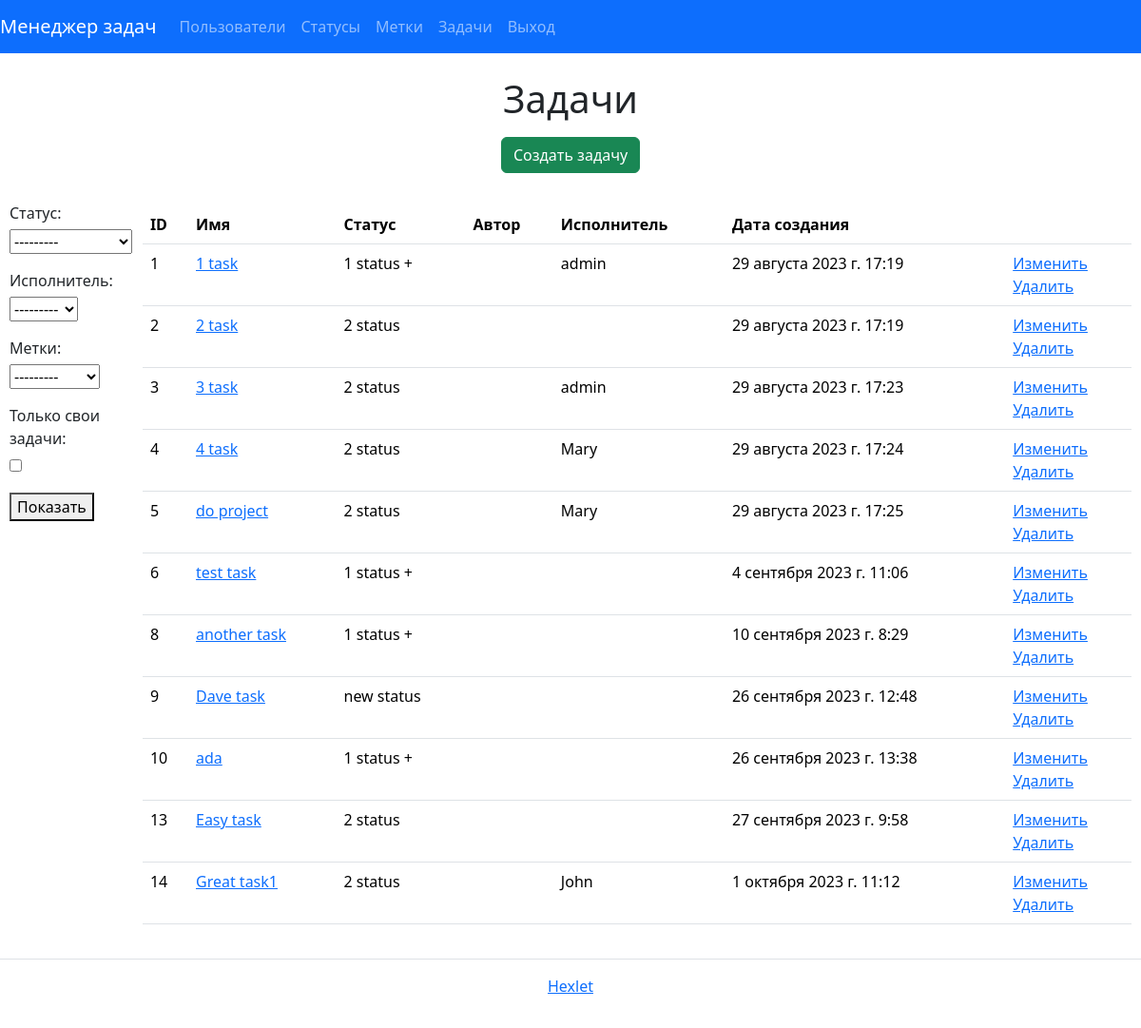
Before: /tasks/ (signed in) with the older database file.
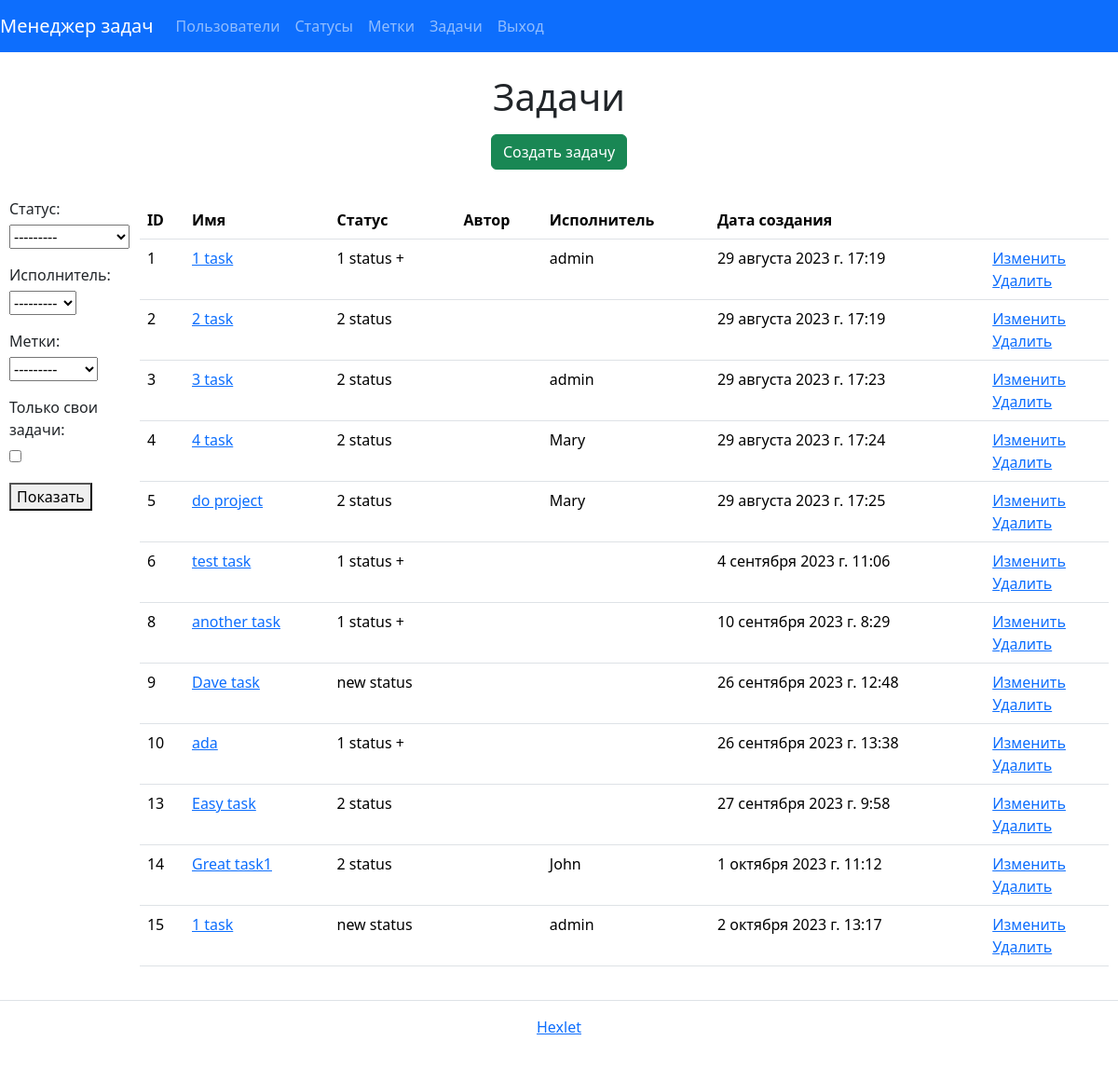
After: the same page with the newer database file.
### task_manager/tasks/models.py (models this page shows, shortened)
class Task(models.Model):
    name = models.CharField(_('name'), max_length=30)
    description = models.TextField(_('description'), blank=True)
    status = models.ForeignKey(Status, on_delete=models.PROTECT, verbose_name=_('status'))
    author = models.ForeignKey(
        User,
        on_delete=models.PROTECT,
        related_name='author',
        blank=True,
        verbose_name=_('author')
    )
    executor = models.ForeignKey(
        get_user_model(),
        on_delete=models.PROTECT,
        related_name='executor',
        blank=True,
        null=True,
        verbose_name=_('executor')
    )
    created_at = models.DateTimeField(_("created_at"), default=timezone.now)
    labels = models.ManyToManyField(
        Label,
        through='TaskLabel',
        related_name='labels',
        verbose_name=_('labels'),
        blank=True,
    )
    class Meta:
        ordering = ['id']

### task_manager/statuses/models.py (models this page shows)
class Status(models.Model):
    name = models.CharField(_('name'), max_length=30)
    created_at = models.DateTimeField(auto_now_add=True)
    def __str__(self):
        return self.name

### task_manager/tasks/views.py (the view)
# urls.py: path('', TaskList.as_view(), name='task_index'),
class TaskList(UserLoginMixin, FilterView):
    model = Task
    template_name = 'tasks/index.html'
    context_object_name = 'tasks'
    filterset_class = TaskFilter

### task_manager/labels/models.py (called while the page is built)
    def __str__(self):
        return self.name

### task_manager/templates/tasks/index.html (shortened to what this page needs)
{% extends "base.html" %}
{% load i18n %}
{% block content %}
<h1 class="my-2 text-center">{% trans "Tasks" %}</h1>
<div class="d-flex justify-content-center mt-3 mb-0">
  <a class="btn btn-success btn-md" href="{% url 'task_create' %}">{% trans "Create task" %}</a>
</div>
<div class="container">
  <div class="flex-container">
    <div class="filter-form">
      <form method="get">
        {{ filter.form.as_p }}
        <button type="submit">{% trans 'Show' %}</button>
      </form>
    </div>
    <table class="table table-lg-responsive table-hover mt-4">
      <thead class="thead-light">
        <tr>
          <th>{% trans "ID" %}</th>
          <th>{% trans "Name" %}</th>
          <th>{% trans "Status" %}</th>
          <th>{% trans "Author" %}</th>
          <th>{% trans "Executor" %}</th>
          <th>{% trans "Creation date" %}</th>
          <th></th>
        </tr>
      </thead>
      <tbody>
        {% if tasks %}
          {% for task in tasks %}
          <tr>
            <td>{{ task.id }}</td>
            <td><a href="{% url 'task_single' task.id %}">{{ task.name }}</a></td>
            <td>{{ task.status }}</td>
            <td>{{ task.author }}</td>
            {% if task.executor %}
            <td>{{ task.executor }}</td>
            {% else %}
            <td></td>
            {% endif %}
            <td>{{ task.created_at }}</td>
            <td>
              <a href="{% url 'task_update' task.id %}">{% trans "Modify" %}</a>
              <br>
              <a href="{% url 'task_delete' task.id %}">{% trans "Delete" %}</a>
            </td>
          </tr>
          {% endfor %}
        {% endif %}
      </tbody>
    </table>
  </div>
</div>
{% endblock %}

### task_manager/templates/base.html (shortened to what this page needs)
{% load bootstrap5 %}
{% load i18n %}
{% get_current_language as LANGUAGE_CODE %}
<!DOCTYPE html>
<html lang="{{ LANGUAGE_CODE }}">
  <head>
    {% bootstrap_css %}
</head>
  <body class="d-flex flex-column min-vh-100">
    <nav class="navbar navbar-expand-lg navbar-dark bg-primary text-white mb-3">
      <a class="navbar-brand" href="/">{% trans "Task Manager" %}</a>
      <div class="collapse navbar-collapse" id="navbarToggleExternalContent">
        <ul class="navbar-nav mr-auto">
          <li class="nav-item">
            <a class="nav-link" href="{% url 'users_index' %}">{% trans "Users" %}</a>
          </li>
        {% if user.is_authenticated %}
        <li class="nav-item">
          <a class="nav-link" href="{% url 'status_index' %}">{% trans "Statuses" %}</a>
        </li>
        <li class="nav-item">
          <a class="nav-link" href="{% url 'label_index' %}">{% trans "Tags" %}</a>
        </li>
        <li class="nav-item">
          <a class="nav-link" href="{% url 'task_index' %}">{% trans "Tasks" %}</a>
        </li>
        <li class="nav-item">
          <a class="nav-link" href="{% url 'logout' %}">{% trans "Logout" %}</a>
        </li>
        </ul>
        {% endif %}
      </div>
    </nav>
        <div id="content">
            {% block content %}{% endblock %}
        </div>
    <footer class="footer py-3 d-flex justify-content-center border-top my-3 mt-auto">
          <a class="" target="_blank" href="https://ru.hexlet.io">Hexlet</a>
      </footer>
  </body>
</html>

### task_manager/templates/tasks/index.html (style rules this page uses)
.flex-container { display: flex; }
.container { max-width: 100%; padding: 10px 10px 20px 10px; }
.filter-form { margin-top: 20px; }
.filter-form label { display: block; margin-bottom: 5px; }

Changed rows visible on the page:
added Task: id "15", name "1 task", status "new status", executor "admin", created_at "2 октября 2023 г. 13:17"
